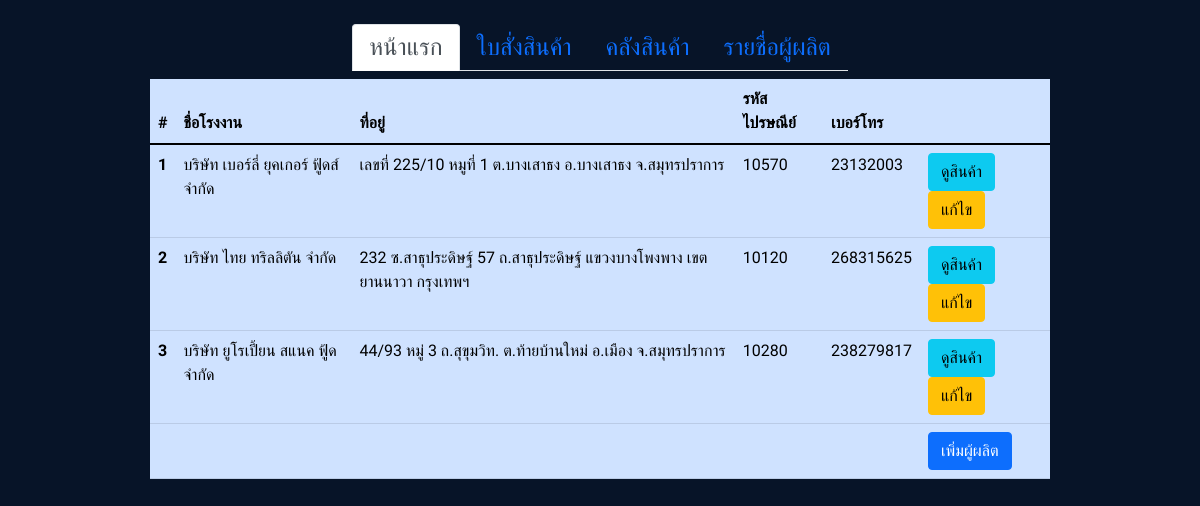
The page /viewsuppliers.php on the database its author committed.
### tables this page shows
CREATE TABLE `suppliers` (
  `SupplierID` int(10) NOT NULL,
  `SupplierName` varchar(100) NOT NULL,
  `Address` varchar(300) NOT NULL,
  `PostalCode` int(10) NOT NULL,
  `Phone` int(10) NOT NULL
);

### viewsuppliers.php (the view, shortened to what this page needs)
<!doctype html>
<html lang="en">
<head>
  <?php include_once 'header.php'; ?>
</head>
<body>
  <?php include_once 'navbar.php'; ?>
  <div class="h-auto d-flex justify-content-center align-items-center">
    <table class="table table-primary w-75">
      <thead>
        <tr>
          <th scope="col">#</th>
          <th scope="col">ชื่อโรงงาน</th>
          <th scope="col">ที่อยู่</th>
          <th scope="col">รหัสไปรษณีย์</th>
          <th scope="col">เบอร์โทร</th>
          <th scope="col"></th>
        </tr>
      </thead>
      <tbody>
        <?php
        include "conn.php";
        $SQL = "SELECT `SupplierID`, `SupplierName`, `Address`, `PostalCode`, `Phone` FROM `suppliers`";
        if ($result = $conn->query($SQL)) {
          while (($item = $result->fetch_assoc())) {
            echo "<tr>";
            echo "<th>" . $item["SupplierID"] . "</th>";
            echo "<td>" . $item["SupplierName"] . "</td>";
            echo "<td class=\"text-break\">" . $item["Address"] . "</td>";
            echo "<td>" . $item["PostalCode"] . "</td>";
            echo "<td>" . $item["Phone"] . "</td>";
            echo "<td>" .
              "<form action='viewsuppliers.php' method='get'>" .
              "<input type='hidden' name='id' value='" . $item["SupplierID"] . "'>" .
              "<button type='submit' class='btn btn-info' name='btn' value='view' id='btn-view'>ดูสินค้า</button> " .
              "<button type='submit' class='btn btn-warning' name='btn' value='edit' id='btn-edit'>แก้ไข</button>" .
              "</form>" .
              "</td>";
            echo "</tr>";
          }
        }
        echo "<tr><th></<th><td></td><td></td><td></td><td></td><td>" .
          "<form action='viewsuppliers.php' method='post'>" .
          "<button type='submit' class='btn btn-primary' name='btn' value='new' id='btn-view'>เพิ่มผู้ผลิต</button>" .
          "</td></tr>" .
          "</form>";
        ?>
      </tbody>
    </table>
  </div>
</body>
</html>

### header.php (style rules this page uses)
html, body { width: 100%; height: 100%; font-family: 'Prompt', sans-serif; background-color: #071428; }

### rows shown on the page
suppliers: SupplierID "1", SupplierName "บริษัท เบอร์ลี่ ยุคเกอร์ ฟู้ดส์ จำกัด", Address "เลขที่ 225/10 หมูที่ 1 ต.บางเสาธง อ.บางเสาธง จ.สมุทรปราการ", PostalCode "10570", Phone "23132003"
suppliers: SupplierID "2", SupplierName "บริษัท ไทย ทริลลิตัน จำกัด", Address "232 ซ.สาธุประดิษฐ์ 57 ถ.สาธุประดิษฐ์ แขวงบางโพงพาง เขตยานนาวา กรุงเทพฯ", PostalCode "10120", Phone "268315625"
suppliers: SupplierID "3", SupplierName "บริษัท ยูโรเปี้ยน สแนค ฟู้ด จำกัด", Address "44/93 หมู่ 3 ถ.สุขุมวิท. ต.ท้ายบ้านใหม่ อ.เมือง จ.สมุทรปราการ", PostalCode "10280", Phone "238279817"
